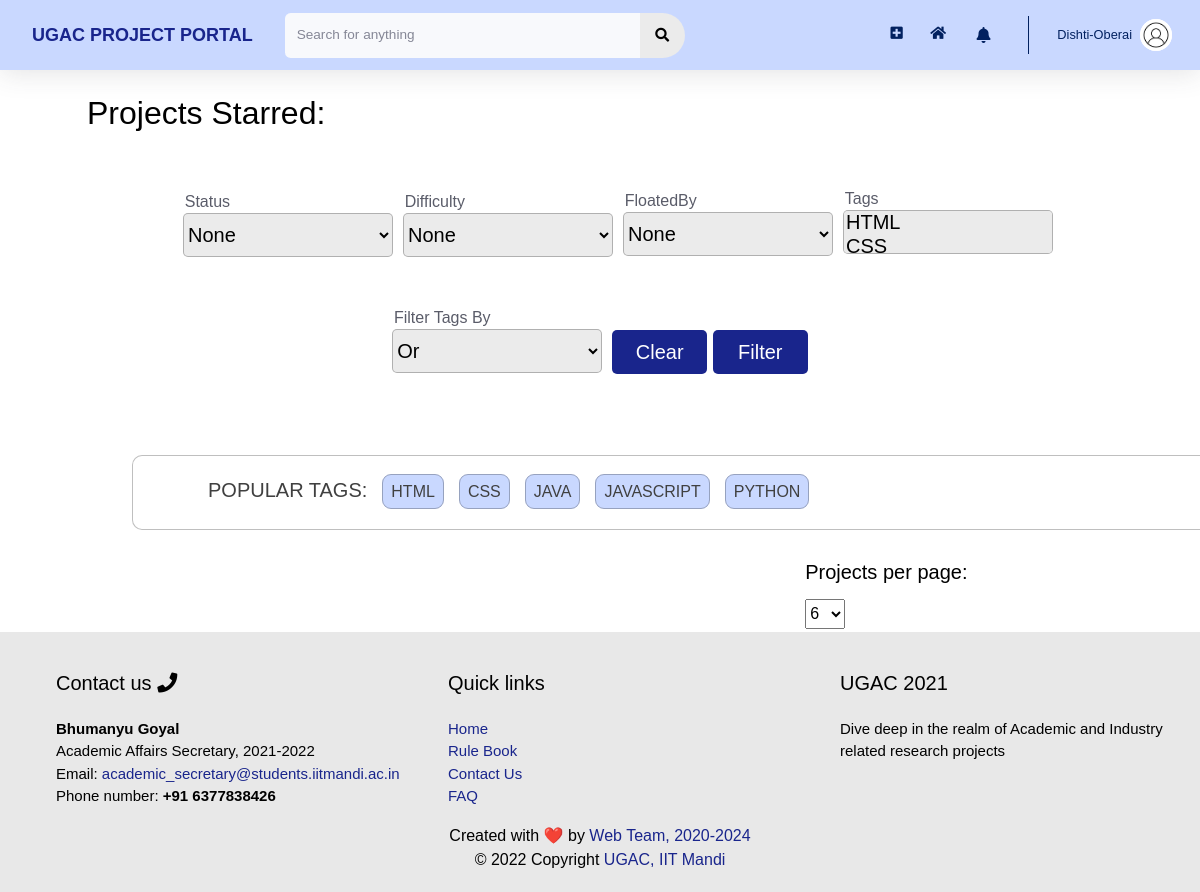
Screenshot of /profile/projects/view/ (signed in) with the database file from the repository.
### users/models.py (models this page shows, shortened)
class Profile(models.Model):
    user = models.OneToOneField(User, on_delete=models.CASCADE)
    image = models.ImageField(default = 'default.jpg', upload_to='profile_pics', blank=True)
    rollno = models.CharField(max_length=10)
    year = models.CharField(max_length=30, choices = YEAR_CHOICES)
    branch = models.CharField(max_length=30, choices = BRANCH_CHOICES)
    techskills = models.ManyToManyField(Tag, related_name='techskills')
    starred_projects = models.ManyToManyField(Project, related_name='starred_projects', blank = True)
    liked_projects = models.ManyToManyField(Project, related_name='liked_projects', blank = True)
    cv = models.FileField(upload_to='resumes',validators=[FileExtensionValidator(allowed_extensions=['pdf'])])
    linked_in_link = models.CharField(blank=True, max_length=100)
    portfolio_link = models.CharField(blank=True, max_length=100)
    github_link = models.CharField(blank=True, max_length=100)

### home/models.py (models this page shows)
class Tag(models.Model):
    Title = models.CharField(max_length=20)
    def __str__(self):
        return f"{self.Title}"

### home/decorators.py (the view)
    def wrap(request, *args, **kwargs):
        if check_user_profile(request.user):
            messages.error(request, 'Please complete your profile first.')
            return redirect(f'/profile/edit')
        else:
            return function(request, *args, **kwargs)

### users/templates/users/projects_view.html (shortened to what this page needs)
{% extends 'home/main.html' %}
{% load crispy_forms_tags %}
{% block headingBlock %}
<h2>{{ heading }}</h2>
{% endblock headingBlock %}

### home/templates/home/main.html (shortened to what this page needs)
{% extends 'home/base.html' %}
{% load static %}
{% load crispy_forms_tags %}
{% block customStylesheets %}
<link rel="stylesheet" type="text/css" href="{% static 'home/main.css' %}">
{% endblock customStylesheets %}
{% block content %}
{% block mainContentBlock %}
<div class="project_cards">
    {% block headingBlock %}{% endblock headingBlock %}
    <br>
    {% block filterBlock %}
    <form method="get" class="form-inline justify-content-lg-center h5 mb-0 text-gray-800 " style="width: 100%;">
        <div class="" style="padding:23px;width: 220px;">
            <label for="id_Status" style="font-size: 16px; font-weight: 300;float: left; ">Status</label>
            <select name="Status" id="id_Status" style="background-color:#EBEBEB; border: 1px solid rgba(0, 0, 0, 0.25); border-radius: 5px;width:210px; height:44px;">
                <option value="">None</option>
            </select>
        </div>
        <div class="" style="padding:23px; width: 220px;">
            <label for="id_Difficulty" style="font-size: 16px; font-weight: 300;float: left; ">Difficulty</label>
            <select name="Difficulty" id="id_Difficulty" style="background-color:#EBEBEB; border: 1px solid rgba(0, 0, 0, 0.25); border-radius: 5px;width:210px; height:44px;">
                <option value="">None</option>
            </select>
        </div>
        <div class="select2-selection select2-selection--single" style="padding:23px;width: 220px; margin-bottom: 2px;">
            <label for="id_FloatedBy" style="font-size: 16px; font-weight: 300;float: left; ">FloatedBy</label>
            <select name="FloatedBy" id="id_FloatedBy" class="searchable-select select2-selection__rendered" style="background-color:#EBEBEB; border: 1px solid rgba(0, 0, 0, 0.25); border-radius: 5px;width:210px; height:44px;">
                <option value="">None</option>
            </select>
        </div>
        <div class="" style="padding:23px;width: 220px; margin-bottom: 5px;">
            <label for="id_Tags" style="font-size: 16px; font-weight: 300;float: left; ">Tags</label>
            <select name="Tags" id="id_Tags" class="searchable-select-clearable select2-selection select2-selection--multiple" multiple="multiple" style="background-color:#EBEBEB; border: 1px solid rgba(0, 0, 0, 0.25); border-radius: 5px;width:210px; height:44px;">
                {% for TAG in tags %}
                <option value='{{TAG.id}}'>{{ TAG }}</option>
                {% endfor %}
            </select>
        </div>
        <div class="" style="padding:23px; width: 220px; margin-bottom: 5px;">
            <label for="id_FilterBy" style="font-size: 16px; font-weight: 300;float: left; ">Filter Tags By</label>
            <select name="FilterBy" id="id_FilterBy" style="background-color:#EBEBEB; border: 1px solid rgba(0, 0, 0, 0.25); border-radius: 5px;width:210px; height:44px;">
                <option value="Or" selected>Or</option>
            </select>
        </div>
        <div class="" style="padding: 23px; padding-top: 43px;">
            <button type="button" onclick="clearFilters()" style="width: 95px; height: 44px; margin-left:0px; background: #19258C; color: white; border-radius: 5px; padding-top: 6px; border: 1px; padding-left: 12px; padding-right: 12px; padding-bottom: 6px">Clear</button>
            <button class="btn btn-primary" type="Submit" style="width: 95px; height: 44px; margin-left:0px; background: #19258C; color: white; border-radius: 5px; padding-top: 6px; padding-bottom: 6px;">Filter</button>
        </div>
    </form><br>
    {% endblock filterBlock %}
    {% block tagsBlock %}
        <div class = "blog-container" style="flex: 1 0 45%; margin: 30px; width: 1260px; height: 75px; max-width: 1260px; margin-left: 45px; alignment: center; align-self: center; padding-top: 0px;">
        <div class="blog-tags-a" style="margin-left: 75px;">
        <br>
        <ul>
            POPULAR TAGS:
            {% for tag in common_tags %}
                <li style="margin-left: 15px;"><a href="/?Tags={{tag.id}}">{{ tag }}</a></li>
            {% endfor %}
        </ul>
        </div>
        </div>
    {% endblock tagsBlock %}
    {% block allProjectsBlock %}
        <div style="float:right; padding-right: 140px;">
                    <h5 >Projects per page:&nbsp;</h5>
                        {% if 'limit' in querystring %}
                            <select id="num_of_rows" onchange="if (this.value) window.location.href=this.value;">
                                {% if '6' in  querystring %}
                                    <option value="?limit=6" selected>6</option>
                                    <option value="?limit=12">12</option>
                                    <option value="?limit=18">18</option>
                                {% elif '12' in querystring %}
                                    <option value="?limit=6">6</option>
                                    <option value="?limit=12" selected>12</option>
                                    <option value="?limit=18">18</option>
                                {% else %}
                                    <option value="?limit=6">6</option>
                                    <option value="?limit=12">12</option>
                                    <option value="?limit=18" selected>18</option>
                                {% endif %}
                            </select>
                        {% else %}
                        <select id="num_of_rows" onchange="if (this.value) window.location.href=this.value;">
                            <option value="?limit=6" selected>6</option>
                        </select>
                        {% endif %}
                    </div>
        <br><br><br>
    {% endblock allProjectsBlock %}
    {% endblock mainContentBlock %}
    {% endblock content %}

### home/templates/home/base.html (shortened to what this page needs)
{% load static %}
<!DOCTYPE html>
<html lang="en">
    <head>
        {% block stylesheets %}
        <link rel="stylesheet" type="text/css" href="{% static 'home/style.css' %}">
        <link rel="stylesheet" type="text/css" href="{% static 'home/cards.css' %}">
        <link rel="stylesheet" type="text/css" href="{% static 'home/footer.css' %}">
        {% endblock stylesheets %}
        {% block customStylesheets %}{% endblock customStylesheets %}
        {% block ajaxBlock %}
        <link href="https://cdnjs.cloudflare.com/ajax/libs/select2/4.0.3/css/select2.min.css" rel="stylesheet" />
        {% endblock ajaxBlock %}
        <link rel="stylesheet" href="https://pro.fontawesome.com/releases/v5.10.0/css/all.css" />
    </head>
    {% block mainBlock %}
    <body id="page-top">
        <div id="wrapper">
            <div id="content-wrapper" class="d-flex flex-column">
                <div id="content" style="background: white;">
                    <nav class="navbar navbar-expand navbar-light bg-white topbar mb-4 static-top shadow">
                        <div class="sidebar-brand-text mx-3" style="color: #022160; font-size: large; font-weight: bold"> <a href="/">UGAC PROJECT PORTAL</a></div>
                        <form method="POST" action="{{request.get_full_path}}" class="d-none d-sm-inline-block form-inline mr-auto ml-md-3 my-2 my-md-0 mw-100 navbar-search">
                            <div class="input-group">
                                <input type="text" class="form-control bg-light border-0 small" placeholder="Search for anything" aria-label="Search" aria-describedby="basic-addon2" name="search">
                                <div class="input-group-append">
                                    <button class="btn btn-primary" type="submit">
                                        <i class="fas fa-search fa-sm"></i>
                                    </button>
                                </div>
                            </div>
                        </form>
                        <ul class="navbar-nav ml-auto">
                            <div class="notif-tooltip">
                                <a class="nav-link" href="/project/new">
                                    <i class="fas fa-plus-square fa-sm fa-fw mr-2 text-gray-400" style="margin-top: 18px;"></i>
                                </a>
                            </div>
                            <div class="notif-tooltip">
                                <a class="nav-link" href="{% url 'home' %}" role="button" style="margin-top: 13px;">
                                    <i class="fas fa-home fa-fw fa-sm mr-2 text-gray-400"></i>
                                </a>
                            </div>
                            <li class="nav-item dropdown no-arrow mx-1">
                                <a class="nav-link dropdown-toggle notif-tooltip" id="alertsDropdown" role="button" data-toggle="dropdown" aria-haspopup="true" aria-expanded="false" style="padding: 8px; width: 41.5px;">
                                    <i class="fas fa-bell fa-fw" style="margin-right: 8px;"></i>
                                </a>
                            </li>
                            <li class="nav-item dropdown no-arrow">
                                <a class="nav-link dropdown-toggle" id="userDropdown" role="button" data-toggle="dropdown" aria-haspopup="true" aria-expanded="false">
                                    <span class="mr-2 d-none d-lg-inline text-gray-600 small">{{user.username}}</span>
                                    <img class="img-profile rounded-circle" src="{{user.profile.image.url}}">
                                </a>
                            </li>
                        </ul>
                    </nav>
                    <div class="container-fluid">
                        {% block content %}{% endblock content %}
                    </div>
                </div>
            </div>
        </div>
        </div>
        <div id="footer">
            <div class="footer_cards">
                <div class="footer_card">
                    <div class="footer_card_Title">
                        Contact us <i class="fa fa-phone" aria-hidden="true"></i>
                    </div>
                    <div class="footer_card_Details">
                        <b>Bhumanyu Goyal</b>
                        <br>
                        Academic Affairs Secretary, 2021-2022
                        <br>
                        Email: <a href="mailto:academic_secretary@students.iitmandi.ac.in">academic_secretary@students.iitmandi.ac.in</a>
                        <br>
                        Phone number: <b>+91 6377838426</b>
                    </div>
                </div>
                <div class="footer_card">
                    <div class="footer_card_Title">
                        Quick links
                    </div>
                    <div class="footer_card_Details">
                        <a href="">Home</a>
                        <br>
                        <a href="">Rule Book</a>
                        <br>
                        <a href="">Contact Us</a>
                        <br>
                        <a href="">FAQ</a>
                    </div>
                </div>
                <div class="footer_card">
                    <div class="footer_card_Title">
                        UGAC 2021
                    </div>
                    <div class="footer_card_Details">
                        Dive deep in the realm of Academic and Industry related research projects
                    </div>
                    </div>
                </div>
            </div>
            <div id="CopyrightAndTeam">
                <div class="vertical-center">
                    <div class="team horizontal-center">
                        Created with ❤️ by <a href="">Web Team, 2020-2024</a>
                    </div>
                </div>
                <div class="vertical-center">
                    <div class="copyright horizontal-center">
                        &copy; 2022 Copyright <a href="">UGAC, IIT Mandi</a>
                    </div>
                </div>
            </div>
    </body>
    {% endblock mainBlock %}
</html>

### rows the page displays
Tag: {{ TAG.id }} 7 (drawn), Title "HTML"
Tag: {{ TAG.id }} 8 (drawn), Title "CSS"
Tag: Title "JAVA"
Tag: Title "JAVASCRIPT"
Tag: Title "PYTHON"

### other values shown
{{ user.username }} "Dishti-Oberai"
{{ heading }} "Projects Starred:"
